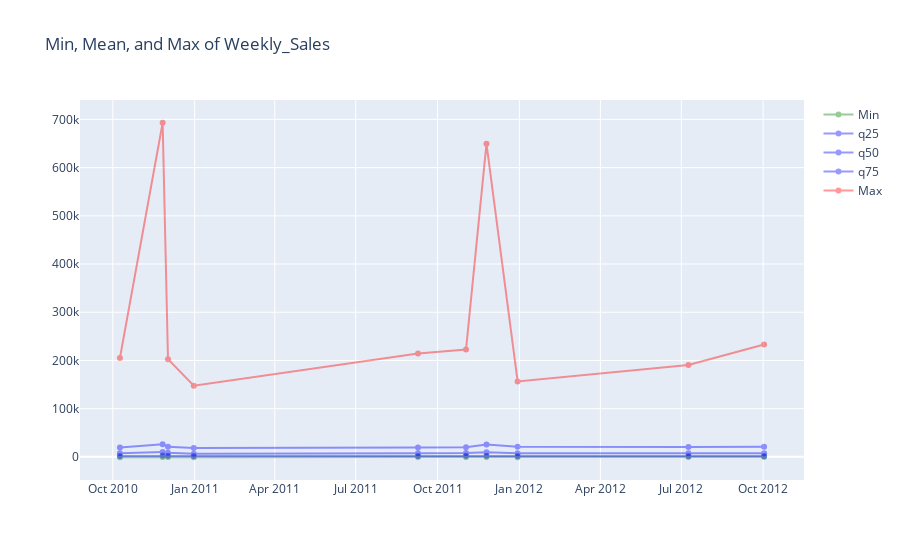

The code cell stored with this chart in its notebook:
### Code cell
plot_min_max_avg (sales_agg_holiday, 'Weekly_Sales')
